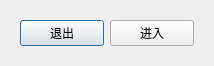
<?xml version="1.0" encoding="UTF-8"?>
<ui version="4.0">
 <class>Dialog</class>
 <widget class="QDialog" name="Dialog">
  <property name="geometry">
   <rect>
    <x>0</x>
    <y>0</y>
    <width>214</width>
    <height>60</height>
   </rect>
  </property>
  <property name="windowTitle">
   <string>Dialog</string>
  </property>
  <layout class="QGridLayout" name="gridLayout">
   <item row="0" column="0">
    <widget class="QWidget" name="widget" native="true">
     <layout class="QHBoxLayout" name="horizontalLayout">
      <item>
       <widget class="QPushButton" name="btn_out">
        <property name="text">
         <string>退出</string>
        </property>
       </widget>
      </item>
      <item>
       <widget class="QPushButton" name="btn_in">
        <property name="text">
         <string>进入</string>
        </property>
       </widget>
      </item>
     </layout>
    </widget>
   </item>
  </layout>
 </widget>
 <resources/>
 <connections/>
</ui>
